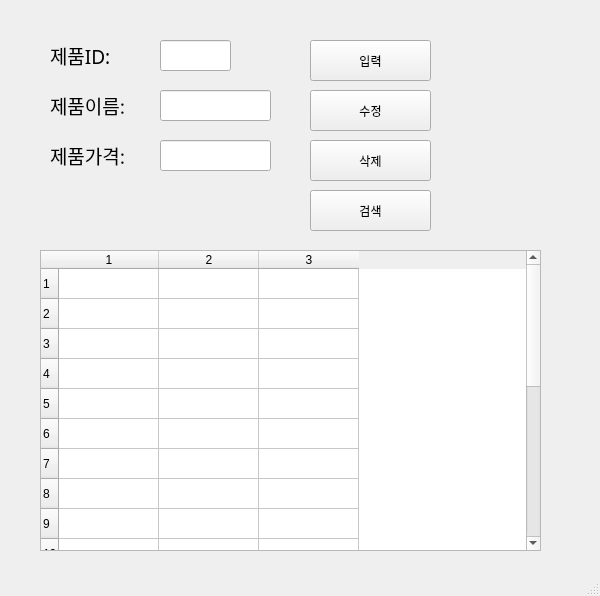
<?xml version="1.0" encoding="UTF-8"?>
<ui version="4.0">
 <class>MainWindow</class>
 <widget class="QMainWindow" name="MainWindow">
  <property name="geometry">
   <rect>
    <x>0</x>
    <y>0</y>
    <width>600</width>
    <height>596</height>
   </rect>
  </property>
  <property name="windowTitle">
   <string>MainWindow</string>
  </property>
  <widget class="QWidget" name="centralwidget">
   <widget class="QLabel" name="label">
    <property name="geometry">
     <rect>
      <x>50</x>
      <y>40</y>
      <width>101</width>
      <height>31</height>
     </rect>
    </property>
    <property name="font">
     <font>
      <family>맑은 고딕</family>
      <pointsize>14</pointsize>
     </font>
    </property>
    <property name="text">
     <string>제품ID:</string>
    </property>
   </widget>
   <widget class="QLabel" name="label_2">
    <property name="geometry">
     <rect>
      <x>50</x>
      <y>90</y>
      <width>111</width>
      <height>31</height>
     </rect>
    </property>
    <property name="font">
     <font>
      <family>맑은 고딕</family>
      <pointsize>14</pointsize>
     </font>
    </property>
    <property name="text">
     <string>제품이름:</string>
    </property>
   </widget>
   <widget class="QLabel" name="label_3">
    <property name="geometry">
     <rect>
      <x>50</x>
      <y>140</y>
      <width>101</width>
      <height>31</height>
     </rect>
    </property>
    <property name="font">
     <font>
      <family>맑은 고딕</family>
      <pointsize>14</pointsize>
     </font>
    </property>
    <property name="text">
     <string>제품가격:</string>
    </property>
   </widget>
   <widget class="QLineEdit" name="prodID">
    <property name="geometry">
     <rect>
      <x>160</x>
      <y>40</y>
      <width>71</width>
      <height>31</height>
     </rect>
    </property>
   </widget>
   <widget class="QLineEdit" name="prodName">
    <property name="geometry">
     <rect>
      <x>160</x>
      <y>90</y>
      <width>111</width>
      <height>31</height>
     </rect>
    </property>
   </widget>
   <widget class="QLineEdit" name="prodPrice">
    <property name="geometry">
     <rect>
      <x>160</x>
      <y>140</y>
      <width>111</width>
      <height>31</height>
     </rect>
    </property>
   </widget>
   <widget class="QPushButton" name="pushButton">
    <property name="geometry">
     <rect>
      <x>310</x>
      <y>40</y>
      <width>121</width>
      <height>41</height>
     </rect>
    </property>
    <property name="text">
     <string>입력</string>
    </property>
   </widget>
   <widget class="QPushButton" name="pushButton_2">
    <property name="geometry">
     <rect>
      <x>310</x>
      <y>90</y>
      <width>121</width>
      <height>41</height>
     </rect>
    </property>
    <property name="text">
     <string>수정</string>
    </property>
   </widget>
   <widget class="QPushButton" name="pushButton_3">
    <property name="geometry">
     <rect>
      <x>310</x>
      <y>140</y>
      <width>121</width>
      <height>41</height>
     </rect>
    </property>
    <property name="text">
     <string>삭제</string>
    </property>
   </widget>
   <widget class="QPushButton" name="pushButton_4">
    <property name="geometry">
     <rect>
      <x>310</x>
      <y>190</y>
      <width>121</width>
      <height>41</height>
     </rect>
    </property>
    <property name="text">
     <string>검색</string>
    </property>
   </widget>
   <widget class="QTableWidget" name="tableWidget">
    <property name="geometry">
     <rect>
      <x>40</x>
      <y>250</y>
      <width>501</width>
      <height>301</height>
     </rect>
    </property>
    <property name="rowCount">
     <number>20</number>
    </property>
    <property name="columnCount">
     <number>3</number>
    </property>
    <row/>
    <row/>
    <row/>
    <row/>
    <row/>
    <row/>
    <row/>
    <row/>
    <row/>
    <row/>
    <row/>
    <row/>
    <row/>
    <row/>
    <row/>
    <row/>
    <row/>
    <row/>
    <row/>
    <row/>
    <column/>
    <column/>
    <column/>
   </widget>
  </widget>
  <widget class="QMenuBar" name="menubar">
   <property name="geometry">
    <rect>
     <x>0</x>
     <y>0</y>
     <width>600</width>
     <height>26</height>
    </rect>
   </property>
  </widget>
  <widget class="QStatusBar" name="statusbar"/>
 </widget>
 <resources/>
 <connections>
  <connection>
   <sender>pushButton</sender>
   <signal>clicked()</signal>
   <receiver>MainWindow</receiver>
   <slot>addProduct()</slot>
   <hints>
    <hint type="sourcelabel">
     <x>394</x>
     <y>72</y>
    </hint>
    <hint type="destinationlabel">
     <x>470</x>
     <y>95</y>
    </hint>
   </hints>
  </connection>
  <connection>
   <sender>pushButton_2</sender>
   <signal>clicked()</signal>
   <receiver>MainWindow</receiver>
   <slot>updateProduct()</slot>
   <hints>
    <hint type="sourcelabel">
     <x>418</x>
     <y>129</y>
    </hint>
    <hint type="destinationlabel">
     <x>470</x>
     <y>136</y>
    </hint>
   </hints>
  </connection>
  <connection>
   <sender>pushButton_3</sender>
   <signal>clicked()</signal>
   <receiver>MainWindow</receiver>
   <slot>removeProduct()</slot>
   <hints>
    <hint type="sourcelabel">
     <x>409</x>
     <y>175</y>
    </hint>
    <hint type="destinationlabel">
     <x>469</x>
     <y>183</y>
    </hint>
   </hints>
  </connection>
  <connection>
   <sender>pushButton_4</sender>
   <signal>clicked()</signal>
   <receiver>MainWindow</receiver>
   <slot>getProduct()</slot>
   <hints>
    <hint type="sourcelabel">
     <x>406</x>
     <y>219</y>
    </hint>
    <hint type="destinationlabel">
     <x>471</x>
     <y>229</y>
    </hint>
   </hints>
  </connection>
 </connections>
 <slots>
  <slot>addProduct()</slot>
  <slot>updateProduct()</slot>
  <slot>removeProduct()</slot>
  <slot>getProduct()</slot>
 </slots>
</ui>
